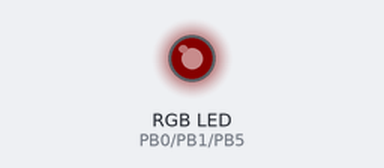
This sketch was run on a simulated ATtiny85, built with avr-gcc and run on an emulated ATtiny85. Parts: an RGB LED mixed from three pins (HIGH = lit). Dim RGB values are drawn brighter than linear.

Above: at 0.15 s.
At 5.2 s:
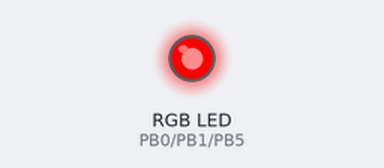
At 10.5 s:
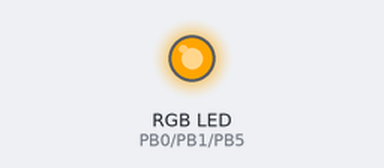
At 14.3 s:
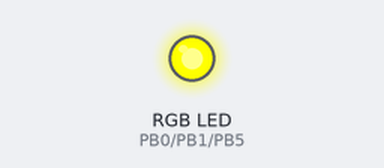
At 25.9 s:
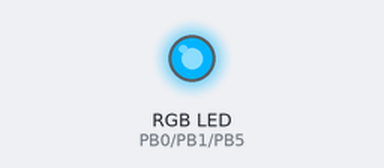
At 36.1 s:
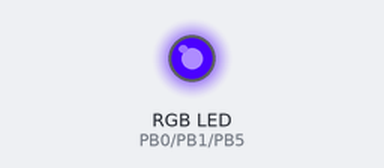
Timing chart, 0 to 40.0 s (numbered marks = the images above):
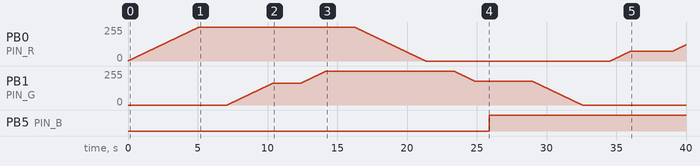

Measured:
- by itself, PB1 (PIN_G): rises from 0/255 to 255/255 in 7.1 s, then falls to 0/255 in 18.3 s
- by itself, PB5 (PIN_B): LOW → HIGH at 25.9 s

The sketch:

sketch_rgb_catodo_comum.ino
```cpp
#include <VirtualWire.h>

// ARDUINO UNO
//#define PIN_R 9
//#define PIN_G 10
//#define PIN_B 11

// ATTINY 85
#define PIN_R 0 // pino 5
#define PIN_G 1 // pino 6
//#define PIN_B 2 // pino 7
#define PIN_B 5 // pino 0

int r = 0;
int g = 0;
int b = 0;


struct rgb {
  byte r, g, b;
};

const rgb RED = {255, 0, 0};
const rgb GREEN = {0, 255, 0};
const rgb BLUE = {0, 0, 255};
const rgb ORANGE = { 255, 165, 0 };
const rgb YELLOW = { 255, 255, 0 };
const rgb PURPLE = { 148, 0, 211 };
const rgb INDIGO = { 75, 0, 130 };
//const rgb VIOLET = { 238, 130, 238 };
//const rgb CHOCOLATE = {210, 105, 30 };

const rgb WHITE = { 255, 255, 255 };
const rgb AQUA = { 0, 180, 180 };
const rgb OFF = { 0, 0, 0 };

void setup() {
  //Serial.begin(9600);

  pinMode(PIN_R, OUTPUT);
  pinMode(PIN_G, OUTPUT);
  pinMode(PIN_B, OUTPUT);

  analogWrite(PIN_R, 0);
  analogWrite(PIN_G, 0);
  analogWrite(PIN_B, 0);
}

void loop() {
  //Serial.println("RED");
  smooth(RED);

  //Serial.println("ORANGE");
  smooth(ORANGE);

  //Serial.println("YELLOW");
  smooth(YELLOW);

  //Serial.println("GREEN");
  smooth(GREEN);

  //Serial.println("AQUA");
  smooth(AQUA);

  //Serial.println("BLUE");
  smooth(BLUE);

  //Serial.println("INDIGO");
  smooth(INDIGO);

  //Serial.println("PURPLE");
  smooth(PURPLE);
}

void smooth(rgb cor){
  while (r != cor.r || g != cor.g || b != cor.b) {
    if (r < cor.r) r += 1;
    if (r > cor.r) r -= 1;

    if (g < cor.g) g += 1;
    if (g > cor.g) g -= 1;

    if (b < cor.b) b += 1;
    if (b > cor.b) b -= 1;

    setColor();
    delay(20);
  }
  delay(2000);
}

void setColor(){
  analogWrite(PIN_R, r);
  analogWrite(PIN_G, g);
  analogWrite(PIN_B, b);
}
```
